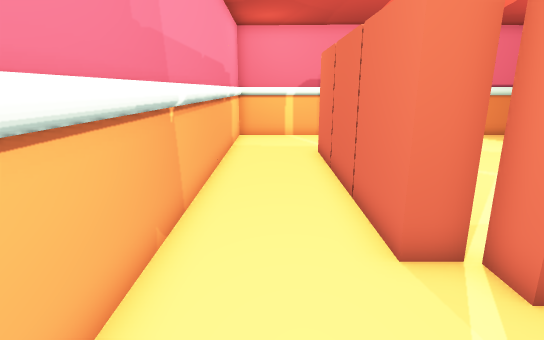
[1] (above)

17 first-person views from a walk through a scene from a Unity 3-D project. The camera is 1.3 m above the floor, tilts 14° down and sees 80° across. The floor is counted in squares, 0.5 m on a side. Each view is taken from the middle of a square. On the plan, view 1 faces up. The plan holds only what a view shows up to about 20 squares ahead; the rest is blank. The player character is not drawn. Door leaves are left out, so doorways stand open.

[2]
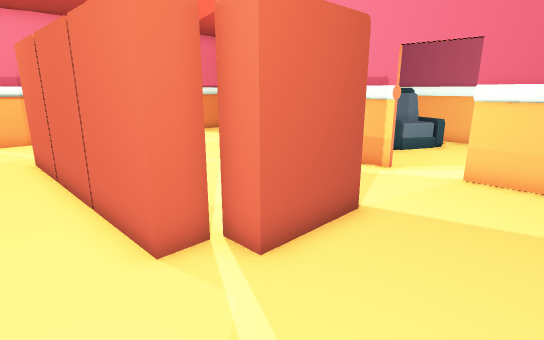

[3]
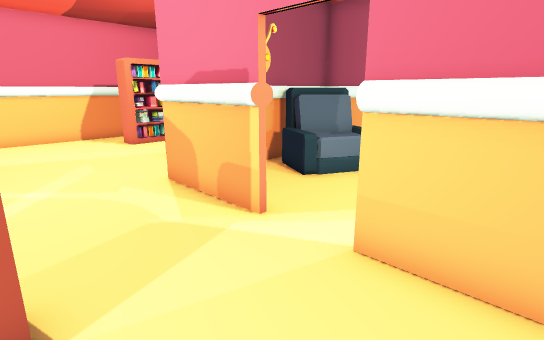

[4]
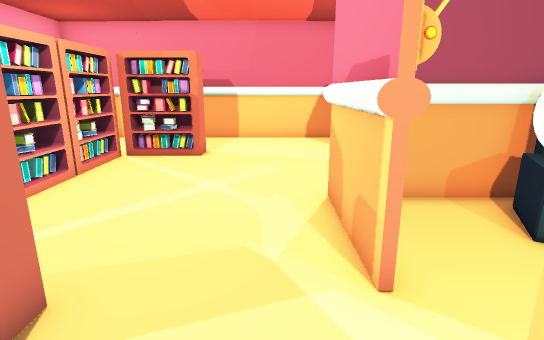

[5]
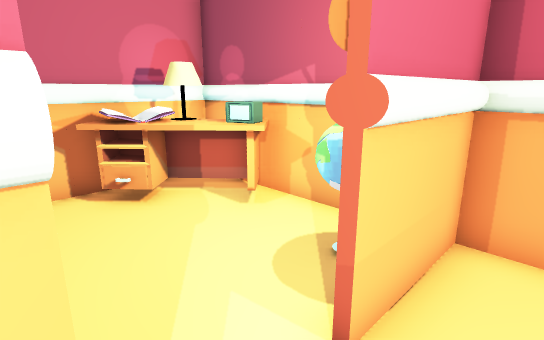

[6]
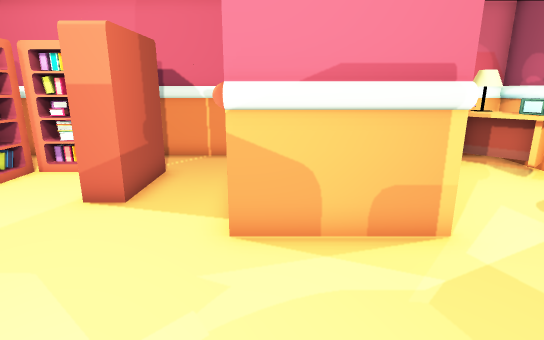

[7]
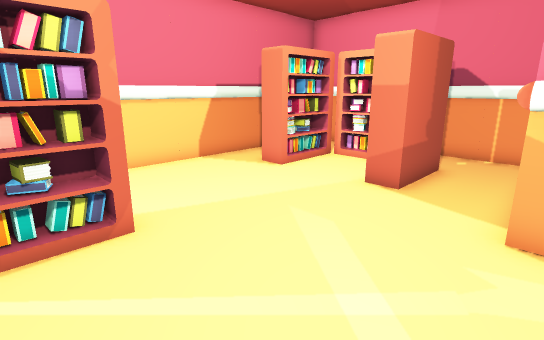

[8]
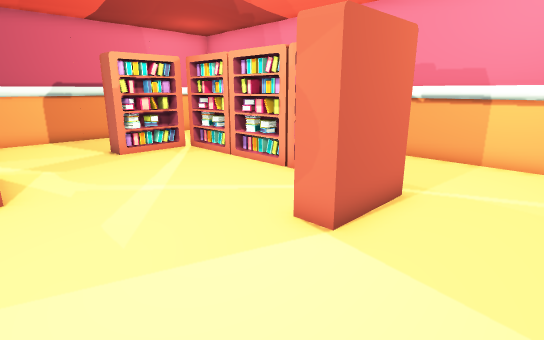

[9]
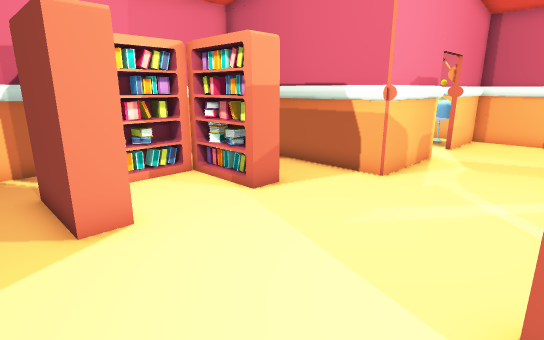

[10]
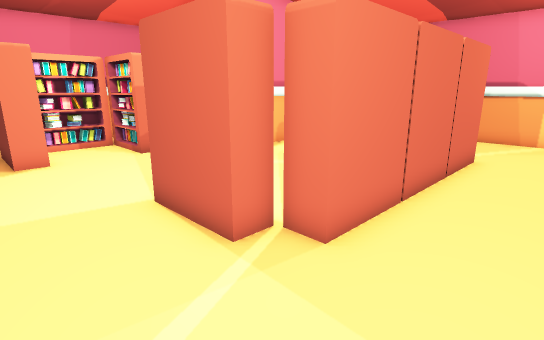

[11]
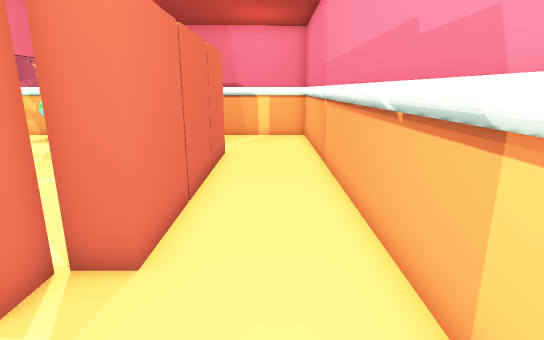

[12]
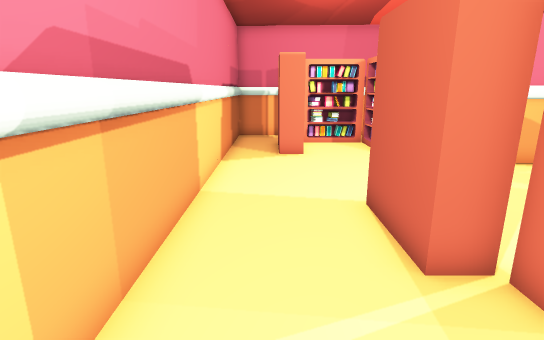

[13]
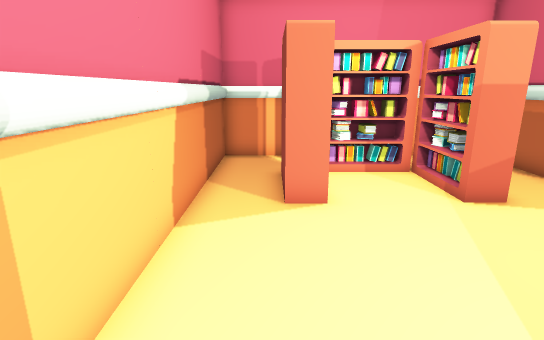

[14]
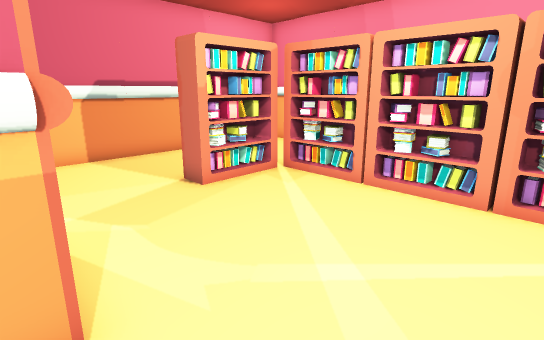

[15]
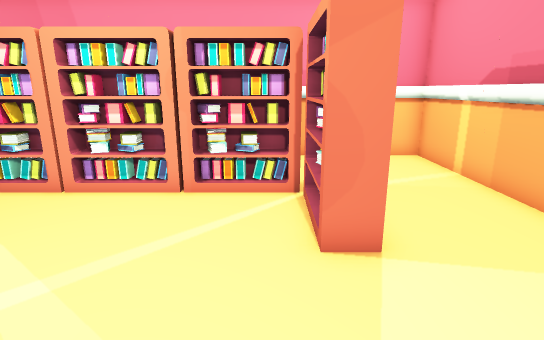

[16]
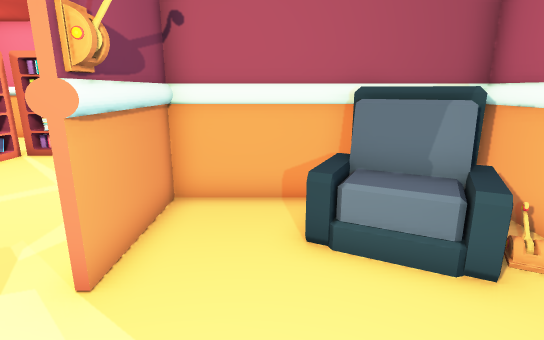

[17]
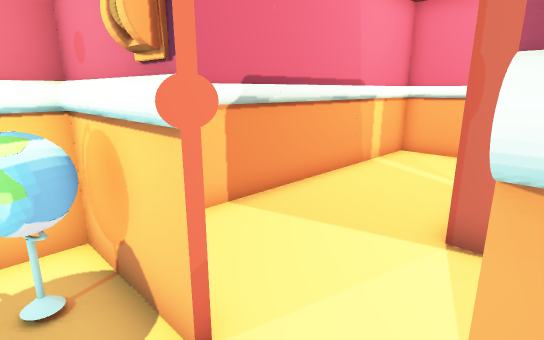

### Floor plan
Points are (right, up) in squares from view 1. A wall is a line through its corners. A room is listed if a view was taken in it or the views show most of it. See-through windows are left out.
Room 1 (views 1, 2, 3, 4, 5, 6, 7, 8, 9, 10, 11, 12, 13, 14, 15)
walls: (10.2, 8.8) (15.7, 8.8); (10.2, 4.8) (10.2, 9) (15.5, 9); (10.4, 4.8) (10.4, 9); (17.7, 10) (17.7, 12.4); (-1.9, 18.7) (-1.9, -0.7); (10.4, -1) (10.4, 2.5); (17.9, 9.6) (17.9, 12.4); (17.7, 16.2) (17.7, 18.7) (-1.7, 18.7) (-1.7, -0.7) (10.2, -0.7) (10.2, 2.5); (-1.7, -0.9) (10.4, -0.9); (17.9, 16.2) (17.9, 18.9); (17.7, 18.9) (-1.7, 18.9)
ways out: open door at (10.5, 3.5) to room 2
objects: bookshelf (2, 5) to (3, 7); bookshelf (2, 8) to (3, 10); bookshelf (2, 11) to (3, 14); bookshelf (3, 3) to (6, 4); bookshelf (3, 14) to (6, 15); bookshelf (12, 11) to (15, 12); bookshelf (12, 16) to (15, 17); bookshelf (15, 13) to (16, 15)
Room 2 (views 16, 17)
walls: (17.9, 4.2) (17.9, 8.6); (10.8, 1.6) (10.8, -0.7) (17.7, -0.7) (17.7, 8.6) (10.8, 8.6); (10.6, 1.6) (10.6, -1); (15, 8.4) (10.8, 8.4) (10.8, 4.8); (12.8, -0.9) (17.7, -0.9); (10.6, 8.4) (10.6, 4.8); (10.4, -0.9) (12.4, -0.9); (17.9, -0.7) (17.9, 3.6)
ways out: open door at (10.5, 3.5) to room 1
objects: lever (11, 2); other object (12, 0) to (12, 1); clock (14, 0) to (15, 0); desk (14, 1) to (15, 2); chair (14, 5) to (17, 8); lamp (16, 0) to (17, 0); books (16, 1) to (17, 2); desk (17, 3)

Where each view was taken, in squares from view 1:
view 1: 0 up, 0 right, facing up
view 2: 0 up, 0 right, facing up-right
view 3: 0 up, 6 right, facing up-right
view 4: 1 up, 9 right, facing up
view 5: 5 up, 9 right, facing down-right
view 6: 8 up, 5 right, facing right
view 7: 8 up, 4 right, facing up-right
view 8: 18 up, 11 right, facing down-left
view 9: 18 up, 6 right, facing down-right
view 10: 18 up, 1 left, facing down-right
view 11: 18 up, 0 right, facing down
view 12: 17 up, 1 left, facing right
view 13: 17 up, 5 right, facing right
view 14: 12 up, 11 right, facing down-left
view 15: 13 up, 11 right, facing left
view 16: 1 up, 13 right, facing up
view 17: 5 up, 12 right, facing down-left
